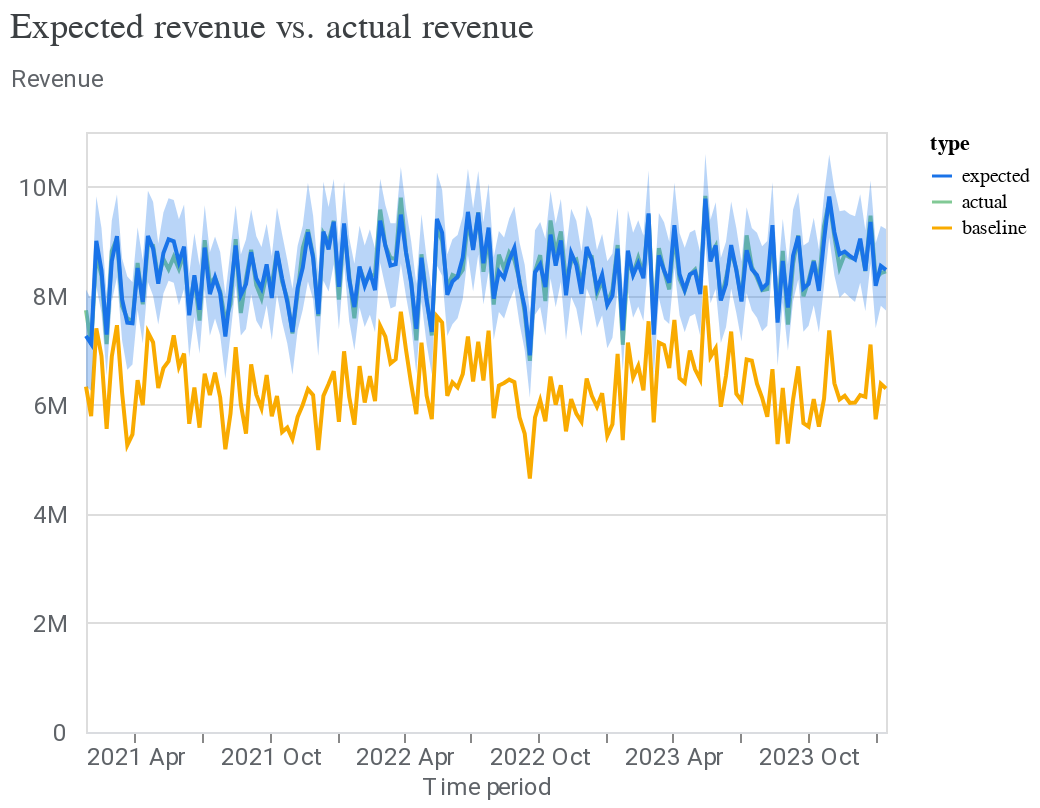

This figure's notebook cell:
### Markdown cell above
2\. Assess the model's fit by comparing the expected sales against the actual sales.

### Code cell
model_fit = visualizer.ModelFit(mmm)
model_fit.plot_model_fit()

### Figure 1 — Vega-Lite specification as saved in the notebook (floating-point values rounded to 4 significant figures; data arrays with more than 128 entries replaced by an {"elided": "..."} marker saying what was removed)
{"config": {"view": {"continuousWidth": 400, "continuousHeight": 300}, "axis": {"labelColor": "#5F6368", "labelFont": "Roboto", "labelFontSize": 12, "titleColor": "#5F6368", "titleFont": "Roboto", "titleFontSize": 12, "titleFontWeight": "normal"}}, "layer": [{"mark": "line", "encoding": {"color": {"field": "type", "scale": {"domain": ["expected", "actual", "baseline"], "range": ["#1A73E8", "#81C995", "#F9AB00"]}, "type": "nominal"}, "x": {"axis": {"domainColor": "#DADCE0", "format": "%Y %b", "grid": false, "tickCount": 8}, "field": "time", "title": "Time period", "type": "temporal"}, "y": {"axis": {"domain": false, "labelExpr": "replace(format(datum.value, '.3~s'), 'G', 'B')", "labelPadding": 10, "tickCount": 5, "ticks": false, "titleAlign": "left", "titleAngle": 0, "titleY": -20}, "field": "mean", "title": "Revenue", "type": "quantitative"}}}, {"mark": {"type": "area", "opacity": 0.3}, "encoding": {"color": {"field": "type", "legend": null, "scale": {"domain": ["expected"], "range": ["#1A73E8"]}, "type": "nominal"}, "x": {"field": "time", "type": "temporal"}, "y": {"field": "ci_hi", "type": "quantitative"}, "y2": {"field": "ci_lo"}}}], "data": {"name": "data-8a4a77da18bbdeebbe820908fd8912cd"}, "resolve": {"scale": {"color": "independent"}}, "title": {"text": "Expected revenue vs. actual revenue", "anchor": "start", "color": "#3C4043", "font": "Google Sans Display", "fontSize": 18, "fontWeight": "normal", "offset": 10}, "$schema": "https://vega.github.io/schema/vega-lite/v4.17.0.json", "datasets": {"data-8a4a77da18bbdeebbe820908fd8912cd": {"elided": "468 records"}}}
